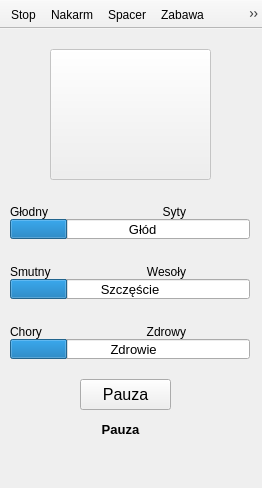
<?xml version="1.0" encoding="UTF-8"?>
<ui version="4.0">
 <class>MainWindow</class>
 <widget class="QMainWindow" name="MainWindow">
  <property name="geometry">
   <rect>
    <x>0</x>
    <y>0</y>
    <width>262</width>
    <height>488</height>
   </rect>
  </property>
  <property name="windowTitle">
   <string>Wirtualny zwierzak</string>
  </property>
  <widget class="QWidget" name="centralwidget">
   <widget class="QPushButton" name="zwierzakPic">
    <property name="enabled">
     <bool>false</bool>
    </property>
    <property name="geometry">
     <rect>
      <x>50</x>
      <y>20</y>
      <width>161</width>
      <height>131</height>
     </rect>
    </property>
    <property name="mouseTracking">
     <bool>false</bool>
    </property>
    <property name="text">
     <string/>
    </property>
    <property name="icon">
     <iconset>
      <normaloff>pet1.gif</normaloff>
      <disabledoff>pet1.gif</disabledoff>pet1.gif</iconset>
    </property>
    <property name="iconSize">
     <size>
      <width>160</width>
      <height>134</height>
     </size>
    </property>
    <property name="checkable">
     <bool>false</bool>
    </property>
    <property name="autoDefault">
     <bool>false</bool>
    </property>
    <property name="flat">
     <bool>false</bool>
    </property>
   </widget>
   <widget class="QProgressBar" name="pasekPostepu_1">
    <property name="geometry">
     <rect>
      <x>10</x>
      <y>190</y>
      <width>240</width>
      <height>20</height>
     </rect>
    </property>
    <property name="font">
     <font>
      <pointsize>10</pointsize>
     </font>
    </property>
    <property name="value">
     <number>24</number>
    </property>
    <property name="textVisible">
     <bool>true</bool>
    </property>
    <property name="textDirection">
     <enum>QProgressBar::TopToBottom</enum>
    </property>
    <property name="format">
     <string>       Głód</string>
    </property>
   </widget>
   <widget class="QProgressBar" name="pasekPostepu_2">
    <property name="geometry">
     <rect>
      <x>10</x>
      <y>250</y>
      <width>240</width>
      <height>20</height>
     </rect>
    </property>
    <property name="font">
     <font>
      <pointsize>10</pointsize>
     </font>
    </property>
    <property name="value">
     <number>24</number>
    </property>
    <property name="textVisible">
     <bool>true</bool>
    </property>
    <property name="textDirection">
     <enum>QProgressBar::TopToBottom</enum>
    </property>
    <property name="format">
     <string>Szczęście</string>
    </property>
   </widget>
   <widget class="QProgressBar" name="pasekPostepu_3">
    <property name="geometry">
     <rect>
      <x>10</x>
      <y>310</y>
      <width>240</width>
      <height>20</height>
     </rect>
    </property>
    <property name="font">
     <font>
      <pointsize>10</pointsize>
     </font>
    </property>
    <property name="layoutDirection">
     <enum>Qt::LeftToRight</enum>
    </property>
    <property name="value">
     <number>24</number>
    </property>
    <property name="textVisible">
     <bool>true</bool>
    </property>
    <property name="textDirection">
     <enum>QProgressBar::TopToBottom</enum>
    </property>
    <property name="format">
     <string>  Zdrowie</string>
    </property>
   </widget>
   <widget class="QLabel" name="label">
    <property name="geometry">
     <rect>
      <x>10</x>
      <y>173</y>
      <width>46</width>
      <height>20</height>
     </rect>
    </property>
    <property name="text">
     <string>Głodny</string>
    </property>
   </widget>
   <widget class="QLabel" name="label_2">
    <property name="geometry">
     <rect>
      <x>140</x>
      <y>173</y>
      <width>46</width>
      <height>20</height>
     </rect>
    </property>
    <property name="text">
     <string>Syty</string>
    </property>
    <property name="alignment">
     <set>Qt::AlignRight|Qt::AlignTrailing|Qt::AlignVCenter</set>
    </property>
   </widget>
   <widget class="QLabel" name="label_3">
    <property name="geometry">
     <rect>
      <x>10</x>
      <y>233</y>
      <width>46</width>
      <height>20</height>
     </rect>
    </property>
    <property name="text">
     <string>Smutny</string>
    </property>
   </widget>
   <widget class="QLabel" name="label_4">
    <property name="geometry">
     <rect>
      <x>140</x>
      <y>233</y>
      <width>46</width>
      <height>20</height>
     </rect>
    </property>
    <property name="text">
     <string>Wesoły</string>
    </property>
    <property name="alignment">
     <set>Qt::AlignRight|Qt::AlignTrailing|Qt::AlignVCenter</set>
    </property>
   </widget>
   <widget class="QLabel" name="label_5">
    <property name="geometry">
     <rect>
      <x>10</x>
      <y>293</y>
      <width>46</width>
      <height>20</height>
     </rect>
    </property>
    <property name="text">
     <string>Chory</string>
    </property>
   </widget>
   <widget class="QLabel" name="label_6">
    <property name="geometry">
     <rect>
      <x>140</x>
      <y>293</y>
      <width>46</width>
      <height>20</height>
     </rect>
    </property>
    <property name="text">
     <string>Zdrowy</string>
    </property>
    <property name="alignment">
     <set>Qt::AlignRight|Qt::AlignTrailing|Qt::AlignVCenter</set>
    </property>
   </widget>
   <widget class="QPushButton" name="btnPauza">
    <property name="geometry">
     <rect>
      <x>80</x>
      <y>350</y>
      <width>91</width>
      <height>31</height>
     </rect>
    </property>
    <property name="font">
     <font>
      <pointsize>12</pointsize>
     </font>
    </property>
    <property name="text">
     <string>Pauza</string>
    </property>
   </widget>
   <widget class="QLabel" name="lblPauza">
    <property name="geometry">
     <rect>
      <x>80</x>
      <y>390</y>
      <width>81</width>
      <height>21</height>
     </rect>
    </property>
    <property name="font">
     <font>
      <pointsize>10</pointsize>
      <weight>75</weight>
      <bold>true</bold>
     </font>
    </property>
    <property name="text">
     <string>Pauza</string>
    </property>
    <property name="alignment">
     <set>Qt::AlignCenter</set>
    </property>
   </widget>
  </widget>
  <widget class="QToolBar" name="toolBar">
   <property name="windowTitle">
    <string>toolBar</string>
   </property>
   <property name="movable">
    <bool>false</bool>
   </property>
   <property name="iconSize">
    <size>
     <width>40</width>
     <height>40</height>
    </size>
   </property>
   <property name="toolButtonStyle">
    <enum>Qt::ToolButtonTextUnderIcon</enum>
   </property>
   <attribute name="toolBarArea">
    <enum>TopToolBarArea</enum>
   </attribute>
   <attribute name="toolBarBreak">
    <bool>false</bool>
   </attribute>
   <addaction name="actionStop"/>
   <addaction name="actionNakarm"/>
   <addaction name="actionWyprowadz"/>
   <addaction name="actionZabawa"/>
   <addaction name="actionDoktor"/>
  </widget>
  <action name="actionStop">
   <property name="icon">
    <iconset>
     <normaloff>stopbutton.gif</normaloff>stopbutton.gif</iconset>
   </property>
   <property name="text">
    <string>Stop</string>
   </property>
  </action>
  <action name="actionNakarm">
   <property name="icon">
    <iconset>
     <normaloff>eatbutton.gif</normaloff>eatbutton.gif</iconset>
   </property>
   <property name="text">
    <string>Nakarm</string>
   </property>
   <property name="toolTip">
    <string>Nakarm</string>
   </property>
  </action>
  <action name="actionWyprowadz">
   <property name="icon">
    <iconset>
     <normaloff>walkbutton.gif</normaloff>walkbutton.gif</iconset>
   </property>
   <property name="text">
    <string>Spacer</string>
   </property>
   <property name="toolTip">
    <string>Spacer</string>
   </property>
  </action>
  <action name="actionZabawa">
   <property name="icon">
    <iconset>
     <normaloff>playbutton.gif</normaloff>playbutton.gif</iconset>
   </property>
   <property name="text">
    <string>Zabawa</string>
   </property>
   <property name="toolTip">
    <string>Zabawa</string>
   </property>
  </action>
  <action name="actionDoktor">
   <property name="icon">
    <iconset>
     <normaloff>docbutton.gif</normaloff>docbutton.gif</iconset>
   </property>
   <property name="text">
    <string>Doktor</string>
   </property>
   <property name="toolTip">
    <string>Doktor</string>
   </property>
  </action>
 </widget>
 <resources/>
 <connections/>
</ui>
